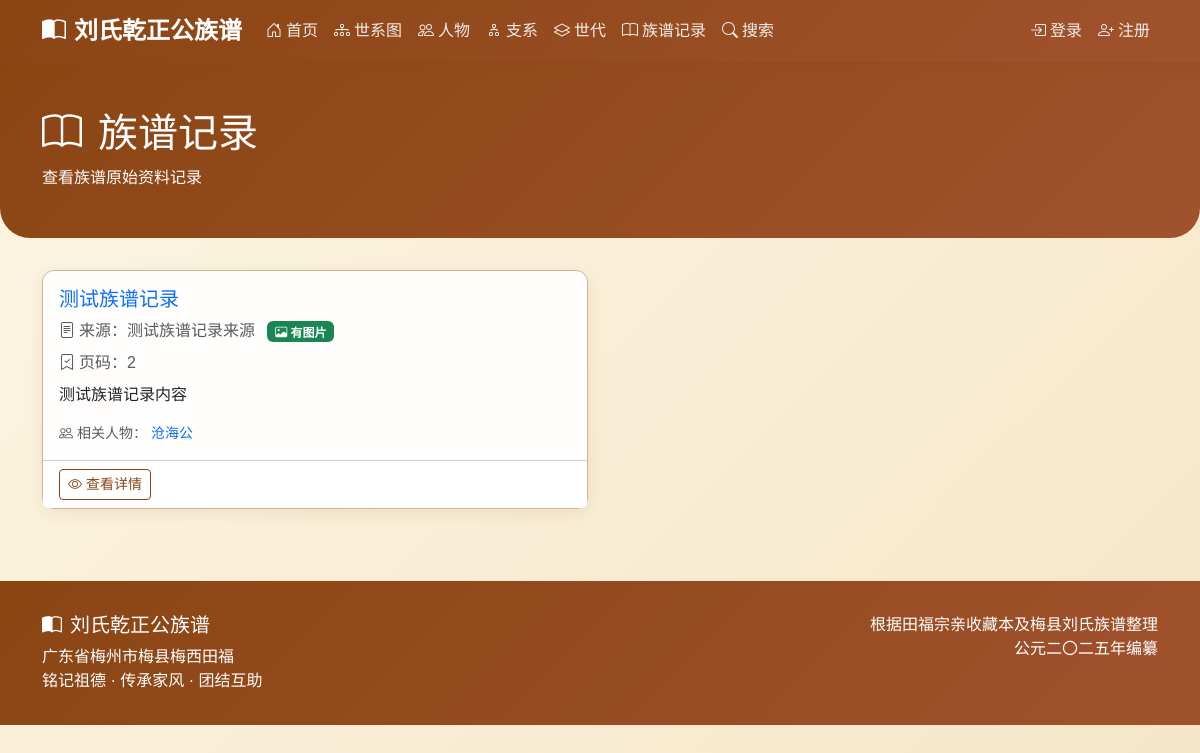
Before: /records/ with the older database file.
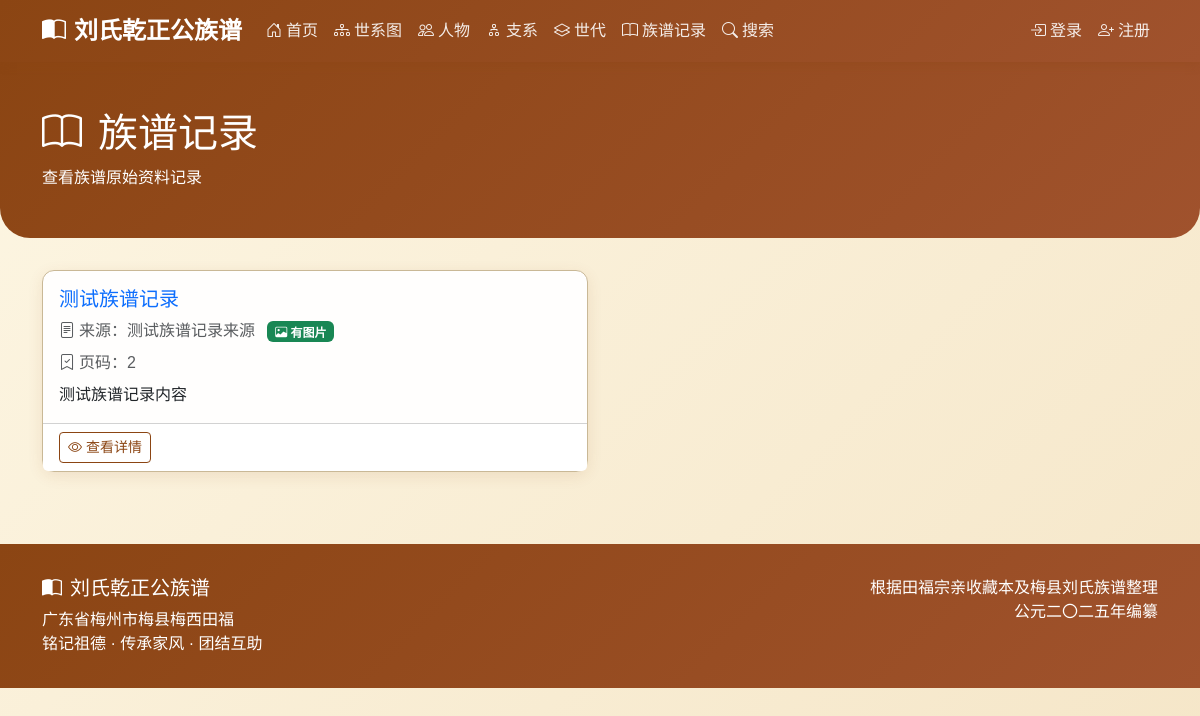
After: the same page with the newer database file.
### django_backup/genealogy/models.py (models this page shows, shortened)
class GenealogyRecord(models.Model):
    title = models.CharField(max_length=200, verbose_name='标题')
    content = models.TextField(verbose_name='内容')
    source = models.CharField(max_length=300, blank=True, verbose_name='来源')
    source_image = models.ImageField(
        upload_to='record_images/',
        blank=True,
        null=True,
        verbose_name='来源图片',
        validators=[validate_image_extension, validate_file_size]
    )
    page_number = models.CharField(max_length=50, blank=True, verbose_name='页码')
    related_persons = models.ManyToManyField(
        Person,
        blank=True,
        related_name='records',
        verbose_name='相关人物'
    )
    notes = models.TextField(blank=True, verbose_name='备注')
    class Meta:
        verbose_name = '族谱记录'
        verbose_name_plural = '族谱记录'
    def get_absolute_url(self):
        from django.urls import reverse
        return reverse('genealogy:record_detail', kwargs={'pk': self.pk})
    def has_source_image(self):
        """是否有来源图片"""
        return bool(self.source_image)
    has_source_image.short_description = '有来源图片'
    has_source_image.boolean = True

class Person(models.Model):
    GENDER_CHOICES = [
        ('M', '男'),
        ('F', '女'),
    ]
    name = models.CharField(max_length=100, verbose_name='姓名')
    courtesy_name = models.CharField(max_length=100, blank=True, verbose_name='字')
    art_name = models.CharField(max_length=100, blank=True, verbose_name='号')
    alias = models.CharField(max_length=100, blank=True, verbose_name='别名')
    generation_char = models.CharField(max_length=10, blank=True, verbose_name='辈份字')
    gender = models.CharField(max_length=1, choices=GENDER_CHOICES, default='M', verbose_name='性别', help_text='性别变动后需要先保存，然后重新加载页面以更新配偶关系选项')
    is_outsider = models.BooleanField(default=False, verbose_name='是否为外族配偶', help_text='外族配偶状态变动后，世代选项会自动更新；若需更新配偶关系选项，请保存并重新加载页面')
    generation = models.ForeignKey(
        Generation,
        on_delete=models.CASCADE,
        related_name='persons',
        verbose_name='世代',
        null=True,
        blank=True
    )
    father = models.ForeignKey(
        'self',
        on_delete=models.SET_NULL,
        null=True,
        blank=True,
        related_name='children_as_father',
        verbose_name='父亲',
        limit_choices_to={'gender': 'M'}
    )
    mother = models.ForeignKey(
        'self',
        on_delete=models.SET_NULL,
        null=True,
        blank=True,
        related_name='children_as_mother',
        verbose_name='母亲',
        limit_choices_to={'gender': 'F'}
    )
    spouses = models.ManyToManyField(
        'self',
        through='SpouseRelation',
        through_fields=('husband', 'wife'),
        symmetrical=False,
        related_name='partners',
        blank=True,
        verbose_name='配偶'
    )
    branch = models.ForeignKey(
        Branch,
        on_delete=models.SET_NULL,
        null=True,
        blank=True,
        related_name='members',
        verbose_name='所属支系'
    )
    birth_year = models.IntegerField(null=True, blank=True, verbose_name='出生年份')
    death_year = models.IntegerField(null=True, blank=True, verbose_name='逝世年份')
    birth_place = models.CharField(max_length=200, blank=True, verbose_name='出生地')
    burial_place = models.CharField(max_length=300, blank=True, verbose_name='葬地')
    burial_fengshui = models.CharField(max_length=200, blank=True, verbose_name='墓形/风水')
    burial_direction = models.CharField(max_length=100, blank=True, verbose_name='坐向')
    biography = models.TextField(blank=True, verbose_name='生平简介')
    achievements = models.TextField(blank=True, verbose_name='主要事迹')
    descendants_location = models.TextField(blank=True, verbose_name='后裔分布')
    notes = models.TextField(blank=True, verbose_name='备注')
    order = models.IntegerField(default=0, verbose_name='排序')
    avatar = models.ImageField(
        upload_to='avatars/',
        blank=True,
        null=True,
        verbose_name='头像',
        validators=[validate_image_extension, validate_file_size]
    )
    related_user = models.OneToOneField(
        User,
        on_delete=models.SET_NULL,
        null=True,
        blank=True,
        related_name='related_person',
        verbose_name='关联用户'
    )
    account_status = models.CharField(
        max_length=20,
        choices=[
            ('active', '激活'),
            ('inactive', '未激活'),
            ('disabled', '禁用'),
        ],
        default='inactive',
        verbose_name='账号状态'
    )
    created_at = models.DateTimeField(auto_now_add=True, verbose_name='创建时间')
    updated_at = models.DateTimeField(auto_now=True, verbose_name='更新时间')
    created_by = models.ForeignKey(
        User,
        on_delete=models.SET_NULL,
        null=True,
        blank=True,
        related_name='created_persons',
        verbose_name='创建者'
    )
    class Meta:
        verbose_name = '人物'
        verbose_name_plural = '人物'
        ordering = ['generation__number', 'order', 'id']
    def get_absolute_url(self):
        return reverse('genealogy:person_detail', kwargs={'pk': self.pk})
    def has_avatar(self):
        """是否有头像"""
        return bool(self.avatar)
    has_avatar.short_description = '有头像'
    has_avatar.boolean = True

### django_backup/genealogy/views.py (the view)
# urls.py: path('records/', views.GenealogyRecordListView.as_view(), name='record_list'),
class GenealogyRecordListView(ListView):
    model = GenealogyRecord
    template_name = 'genealogy/record_list.html'
    context_object_name = 'records'
    paginate_by = 20
    def get_context_data(self, **kwargs):
        context = super().get_context_data(**kwargs)
        return context

### django_backup/genealogy/models.py (called while the page is built)
    def save(self, *args, **kwargs):
        if not self.visit_date:
            self.visit_date = self.timestamp.date() if self.timestamp else timezone.now().date()
        super().save(*args, **kwargs)

### django_backup/templates/genealogy/record_list.html (shortened to what this page needs)
{% extends 'base.html' %}
{% block content %}
<div class="page-header">
    <div class="container">
        <h1 class="serif"><i class="bi bi-book me-3"></i>族谱记录</h1>
        <p class="mb-0">查看族谱原始资料记录</p>
    </div>
</div>
<div class="container">
    <div class="row">
        {% for record in records %}
        <div class="col-md-6 mb-4">
            <div class="card h-100">
                <div class="card-body">
                    <h5 class="card-title serif">
                        <a href="{{ record.get_absolute_url }}" class="text-decoration-none">
                            {{ record.title }}
                        </a>
                    </h5>
                    {% if record.source %}
                    <p class="card-text text-muted mb-2">
                        <i class="bi bi-file-text me-1"></i>来源：{{ record.source }}
                        {% if record.source_image %}
                        <span class="badge bg-success ms-2">
                            <i class="bi bi-image"></i> 有图片
                        </span>
                        {% endif %}
                    </p>
                    {% endif %}
                    {% if record.page_number %}
                    <p class="card-text text-muted mb-2">
                        <i class="bi bi-bookmark-check me-1"></i>页码：{{ record.page_number }}
                    </p>
                    {% endif %}
                    <p class="card-text">
                        {{ record.content|truncatechars:150 }}
                    </p>
                    {% if record.related_persons.exists %}
                    <p class="card-text small text-muted mt-2">
                        <i class="bi bi-people me-1"></i>相关人物：
                        {% for person in record.related_persons.all|slice:":3" %}
                        <a href="{{ person.get_absolute_url }}" class="text-decoration-none">
                            {{ person.name }}{% if not forloop.last %}、{% endif %}
                        </a>
                        {% endfor %}
                    </p>
                    {% endif %}
                </div>
                <div class="card-footer bg-white">
                    <a href="{{ record.get_absolute_url }}" class="btn btn-sm btn-outline-primary">
                        <i class="bi bi-eye me-1"></i>查看详情
                    </a>
                </div>
            </div>
        </div>
        {% empty %}
        <div class="col-12">
            <div class="alert alert-info text-center">
                <i class="bi bi-info-circle me-2"></i>暂无族谱记录
            </div>
        </div>
        {% endfor %}
    </div>
</div>
{% endblock %}

Changed rows visible on the page:
removed Person: name "沧海公"
shown differently, row unchanged: GenealogyRecord "测试族谱记录": no longer shows "相关人物："
